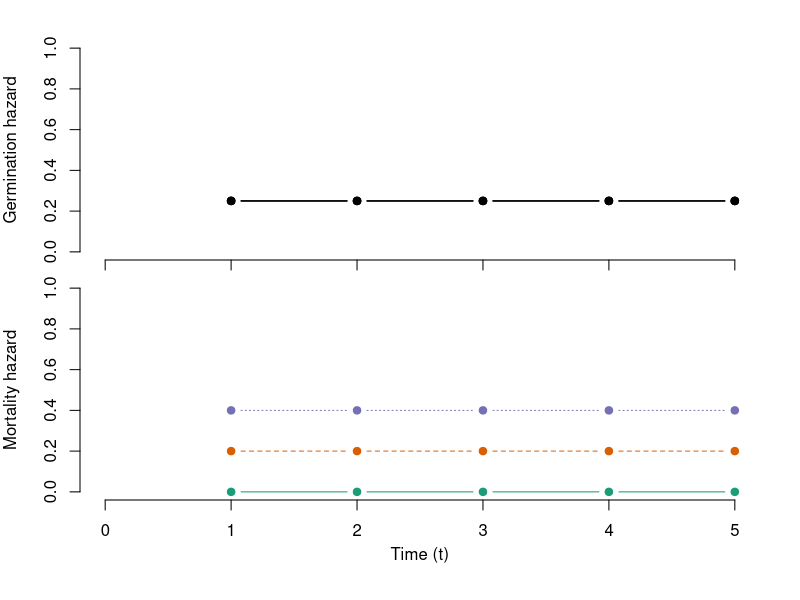
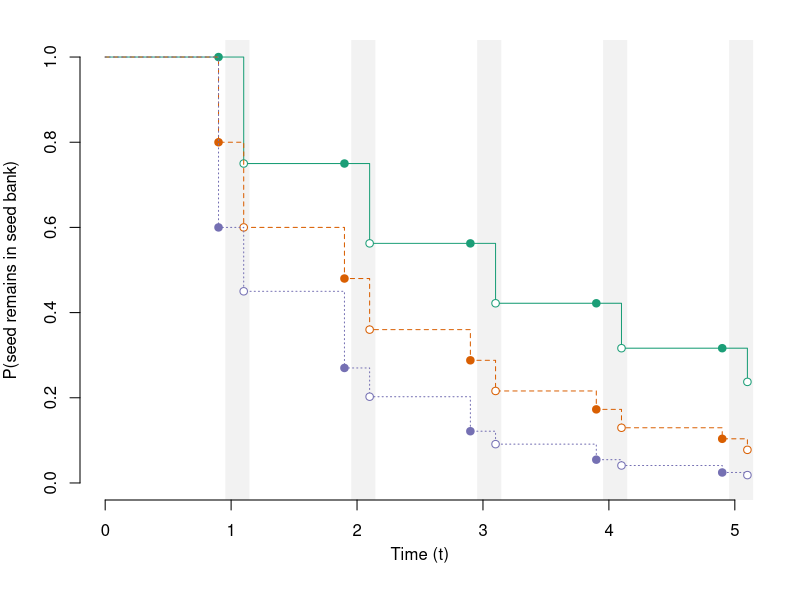
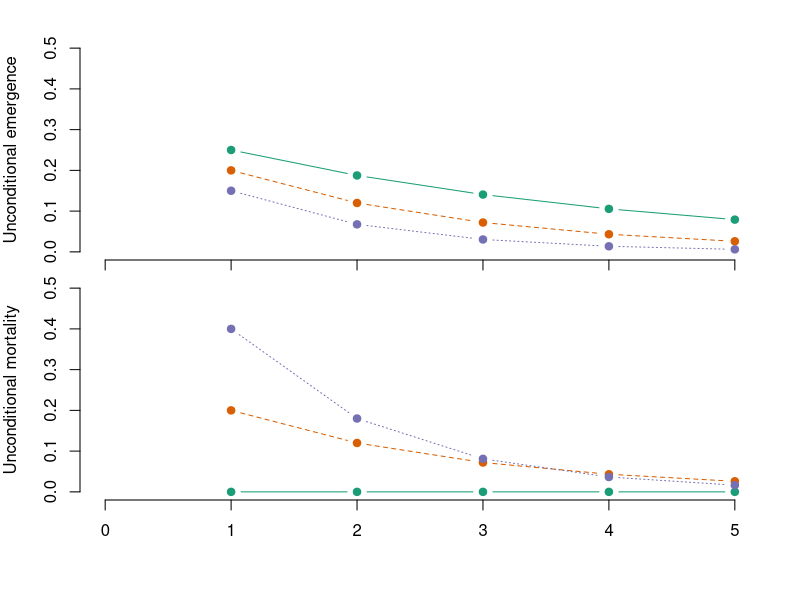

Generate these figures, in order, with R:

# -------------------------------------------------------------------
# Function to obtain hazards based on annual probability of germination and mortality
# -------------------------------------------------------------------
f.hazards = function(t= time.discrete, p.g=.1,p.m=.1){
  
  ## Set germination hazards
  # If 1 value is supplied for p.g, assume single hazard at all times
  # If fewer values supplied for p.g than time points, extend last hazard to end of time
  # If number of values for p.g matches time points, set p.g equal to hazard
  if(length(p.g)<length(t)){
    if(length(p.g)==1){
      hazard.g = c()
      hazard.g=rep(p.g,length(t)) 
    } else {
      n.tmp=length(p.g)
      hazard.g=c(p.g,rep(p.g[n.tmp],length(t)-n.tmp))
    }
  } else {
    hazard.g = p.g
  }
  
  ## Set mortality hazards
  # If 1 value is supplied for p.m, assume single hazard at all times
  # If fewer values supplied for p.m than time points, extend last hazard to end of time
  # If number of values for p.m matches time points, set p.g equal to hazard
  if(length(p.m)<length(t)){
    if(length(p.m)==1){
      hazard.m = c()
      hazard.m=rep(p.m,length(t)) 
    } else {
      n.tmp=length(p.m)
      hazard.m=c(p.m,rep(p.m[n.tmp],length(t)-n.tmp))
    }
  } else {
    hazard.m = p.m
  }
  return(list(hazard.m,hazard.g)) 
  
}

# -------------------------------------------------------------------
# Function to obtain survival function based on annual probability of germination and mortality
# -------------------------------------------------------------------
f.survival = function(t=time.discrete,h.g=.1,h.m=.1){
  
  survival.fun = 1
  index.g=index.d=c()
  index.surv = seq(1,length(t)*2,by=2)
  for(i in t){
    tmp = index.surv[i]
    survival.fun[tmp+1] = survival.fun[tmp]*(1 - h.m[i])
    survival.fun[tmp+2] = survival.fun[tmp+1]*(1-h.g[i])
    index.g[tmp] = tmp+2;index.d[tmp]=tmp+1
  }
  
  return(survival.fun)
}

# -------------------------------------------------------------------
# Function to obtain probability mass function for germination
# -------------------------------------------------------------------
f.pmf = function(t=time.discrete,h.g=.1,h.m=.1){
  
  # Probability mass function for emergence/recruitment
  survival.fun = 1
  p.emergence = c()
  index.g=index.d=c()
  for(i in t){
    p.emergence[i] = (survival.fun[i]*(1 - h.m[i]))*h.g[i]
    survival.fun[i+1] = (survival.fun[i]*(1 - h.m[i]))*(1-h.g[i])
  }
  
  survival.fun = 1
  p.mortality = c()
  index.g=index.d=c()
  for(i in t){
    p.mortality[i] = (survival.fun[i]*(h.m[i]))
    survival.fun[i+1] = (survival.fun[i]*(1 - h.m[i]))*(1-h.g[i])
  }
  
  return(list(p.mortality,p.emergence))
}


# -------------------------------------------------------------------
# Simulation for a seed bank in which mortality precedes germination
# Discrete times
# -------------------------------------------------------------------

# define a vector for discrete times as close to integer as possible
time.discrete = 1:5

# Probability of germination
p.g = .25

# Probability of mortality
p.m = list(c(0),c(.2),c(.4))

h.m=h.g=survival.fun=pmf.m=pmf.g=list()

for(i in 1:3){
# Calculate hazards
h.m[[i]]=f.hazards(t=time.discrete,p.g=p.g,p.m=p.m[[i]])[[1]]
h.g[[i]]=f.hazards(t=time.discrete,p.g=p.g,p.m=p.m[[i]])[[2]]

# Calculate survival function
survival.fun[[i]] = f.survival(t=time.discrete,h.g=h.g[[i]],h.m=h.m[[i]])

# Calculateprobability mass functions
pmf.m[[i]] = f.pmf(t=time.discrete,h.g=h.g[[i]],h.m=h.m[[i]])[[1]]
pmf.g[[i]] = f.pmf(t=time.discrete,h.g=h.g[[i]],h.m=h.m[[i]])[[2]]
}

# -------------------------------------------------------------------
# Define function to create set of plots
# -------------------------------------------------------------------

plot.colors = c("#1b9e77","#d95f02","#7570b3")
plot.shapes = c(19,21,4)
plot.lines = c("solid","dashed","dotted")

pdf("~/Dropbox/chapter-4/analysis/products/figures/figure-2-constant.pdf",height=6,width=4)
par(mfrow=c(2,1))
par(mar=c(1,4,0,2),
    oma=c(4,0,2,0))

# Germination hazard (age-specific)

plot(NA,NA, 
     ylim=c(0,1), xlim=c(0,max(time.discrete)),
     xaxt='n',xlab="",
     axes=FALSE,
     ylab = "Germination hazard",
     pch=19)

for(i in 1:3){
  points(time.discrete,h.g[[i]],col="black",pch=19,type='b')
}

axis(1L,labels=FALSE);axis(2L)

# Mortality hazard
plot(NA,NA,
     ylim=c(0,1),xlim=c(0,max(time.discrete)),
     pch=19, axes=FALSE,
     ylab= "Mortality hazard")
for(i in 1:3){
  points(time.discrete,h.m[[i]],pch=19,col=plot.colors[i],type='b',lty=plot.lines[i])
}
axis(1L);axis(2L)
mtext("Time (t)", side = 1,line=2.2)


par(mfrow=c(1,1))
par(mar=c(1,4,0,2),
    oma=c(4,0,2,0))

# Calculations for plotting
offset = .1
time.points=rep(time.discrete,each=2) + rep(c(-offset,offset),length(time.discrete))
time.points=c(0,time.points)

km.points=rep(time.discrete,each=4) + rep(c(-offset,-offset,offset,offset),length(time.discrete))
km.points=c(0,km.points)

km.fun = list()

for(i in 1:3){
  surv.tmp = survival.fun[[i]]
  km.fun[[i]]=c(rep(surv.tmp[1:(length(surv.tmp)-1)],each=2),surv.tmp[length(surv.tmp)])
}

index.g = 3+2*(1:length(time.discrete)-1)
index.d = 2+2*(1:length(time.discrete)-1)

# Survival function plots for different combinations of germination and mortality
plot(NA,NA,
     ylim=c(0,1),xlim=c(0,max(time.discrete)), pch=19,axes=FALSE,
     ylab= "P(seed remains in seed bank)",xlab="Time (t)")
rect(xleft=time.discrete-.05,ybottom=-.25,xright=time.discrete+.15,ytop=1.25,border=0,col='gray95')

# Lines similar to Kaplan-Meier plot
for(i in 1:3){
  lines(km.points,km.fun[[i]],lty=plot.lines[i],col=plot.colors[i])
  points(time.points[index.g],survival.fun[[i]][index.g],pch=21,bg='white',col=plot.colors[i])
  points(time.points[index.d],survival.fun[[i]][index.d],pch=19,col=plot.colors[i])
}

mtext("Time (t)", side = 1,line=2.2)
axis(1L);axis(2L);

par(mfrow=c(2,1))
par(mar=c(1,4,0,2),
    oma=c(4,0,2,0))

plot(NA,NA, 
     ylab = "Unconditional emergence",
     xlab = "", xaxt='n',axes=FALSE,
     xlim=c(0,max(time.discrete)),ylim=c(0,.5),
     pch=19)

for(i in 1:3){
  points(time.discrete,pmf.g[[i]],
         col=plot.colors[i],lty=plot.lines[i], pch = 19,
         type='b')
}

axis(1L,labels=FALSE);axis(2L);

plot(NA,NA, 
     xlab = "Time (t)", ylab = "Unconditional mortality",
     xlim=c(0,max(time.discrete)), ylim=c(0,.5),
     axes=FALSE,
     pch=19)

for(i in 1:3){
  points(time.discrete,pmf.m[[i]],
         col=plot.colors[i],lty=plot.lines[i], pch = 19,
         type='b')
}

axis(1L);axis(2L);

dev.off()